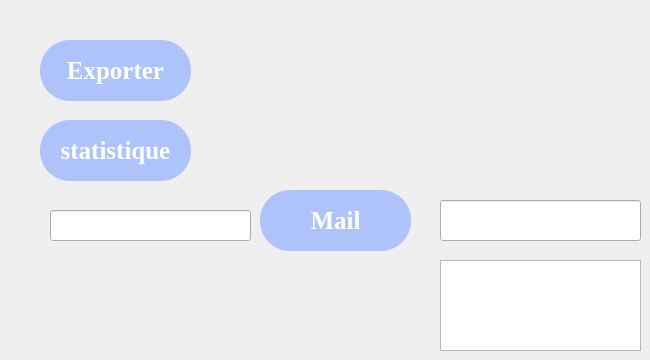
      <widget class="QWidget" name="tab_4">
       <attribute name="title">
        <string>Tab 2</string>
       </attribute>
       <widget class="QPushButton" name="exporter">
        <property name="geometry">
         <rect>
          <x>40</x>
          <y>40</y>
          <width>151</width>
          <height>61</height>
         </rect>
        </property>
        <property name="font">
         <font>
          <family>Times New Roman</family>
          <pointsize>19</pointsize>
          <weight>75</weight>
          <italic>false</italic>
          <bold>true</bold>
         </font>
        </property>
        <property name="styleSheet">
         <string notr="true">QPushButton
{
border:none;
color: white;
background-color: rgb(173, 195, 250);
font: 600 19pt &quot;Times New Roman&quot;;
border-radius:30px;
}

QPushButton:Hover
{
background-color: rgb(0, 120, 190);
}

QPushButton:pressed
{
border-bottom:5px solid rgb(0, 100, 170);
}</string>
        </property>
        <property name="text">
         <string>Exporter</string>
        </property>
       </widget>
       <widget class="QPushButton" name="stat">
        <property name="geometry">
         <rect>
          <x>40</x>
          <y>120</y>
          <width>151</width>
          <height>61</height>
         </rect>
        </property>
        <property name="font">
         <font>
          <family>Times New Roman</family>
          <pointsize>19</pointsize>
          <weight>75</weight>
          <italic>false</italic>
          <bold>true</bold>
         </font>
        </property>
        <property name="styleSheet">
         <string notr="true">QPushButton
{
border:none;
color: white;
background-color: rgb(173, 195, 250);
font: 600 19pt &quot;Times New Roman&quot;;
border-radius:30px;
}

QPushButton:Hover
{
background-color: rgb(0, 120, 190);
}

QPushButton:pressed
{
border-bottom:5px solid rgb(0, 100, 170);
}</string>
        </property>
        <property name="text">
         <string>statistique</string>
        </property>
       </widget>
       <widget class="QLineEdit" name="L10">
        <property name="geometry">
         <rect>
          <x>50</x>
          <y>210</y>
          <width>201</width>
          <height>31</height>
         </rect>
        </property>
       </widget>
       <widget class="QLineEdit" name="L11">
        <property name="geometry">
         <rect>
          <x>440</x>
          <y>200</y>
          <width>201</width>
          <height>41</height>
         </rect>
        </property>
       </widget>
       <widget class="QPushButton" name="mail">
        <property name="geometry">
         <rect>
          <x>260</x>
          <y>190</y>
          <width>151</width>
          <height>61</height>
         </rect>
        </property>
        <property name="font">
         <font>
          <family>Times New Roman</family>
          <pointsize>19</pointsize>
          <weight>75</weight>
          <italic>false</italic>
          <bold>true</bold>
         </font>
        </property>
        <property name="styleSheet">
         <string notr="true">QPushButton
{
border:none;
color: white;
background-color: rgb(173, 195, 250);
font: 600 19pt &quot;Times New Roman&quot;;
border-radius:30px;
}

QPushButton:Hover
{
background-color: rgb(0, 120, 190);
}

QPushButton:pressed
{
border-bottom:5px solid rgb(0, 100, 170);
}</string>
        </property>
        <property name="text">
         <string>Mail</string>
        </property>
       </widget>
       <widget class="QTextEdit" name="L12">
        <property name="geometry">
         <rect>
          <x>440</x>
          <y>260</y>
          <width>201</width>
          <height>91</height>
         </rect>
        </property>
       </widget>
      </widget>
